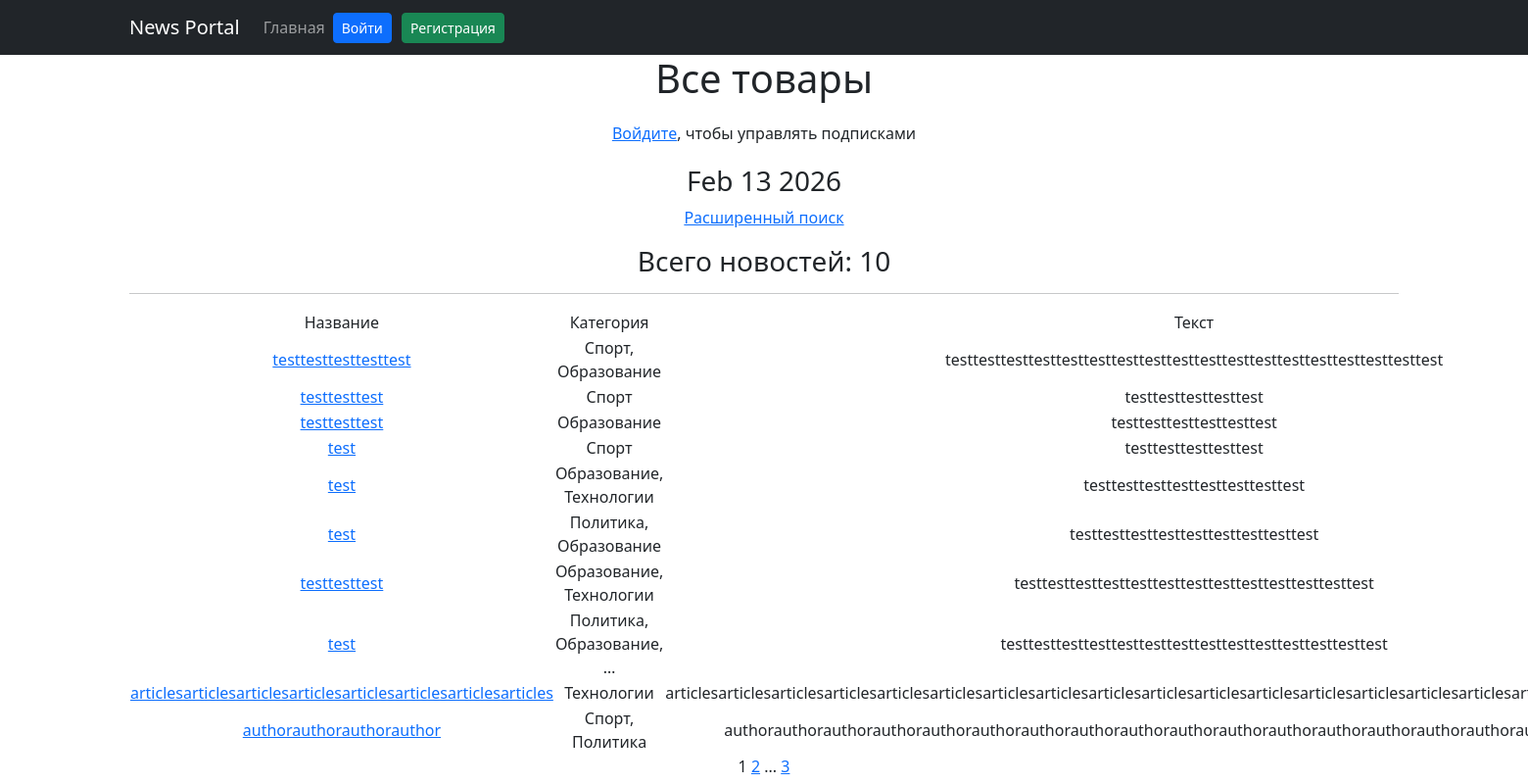
Before: /news/ with the older database file.
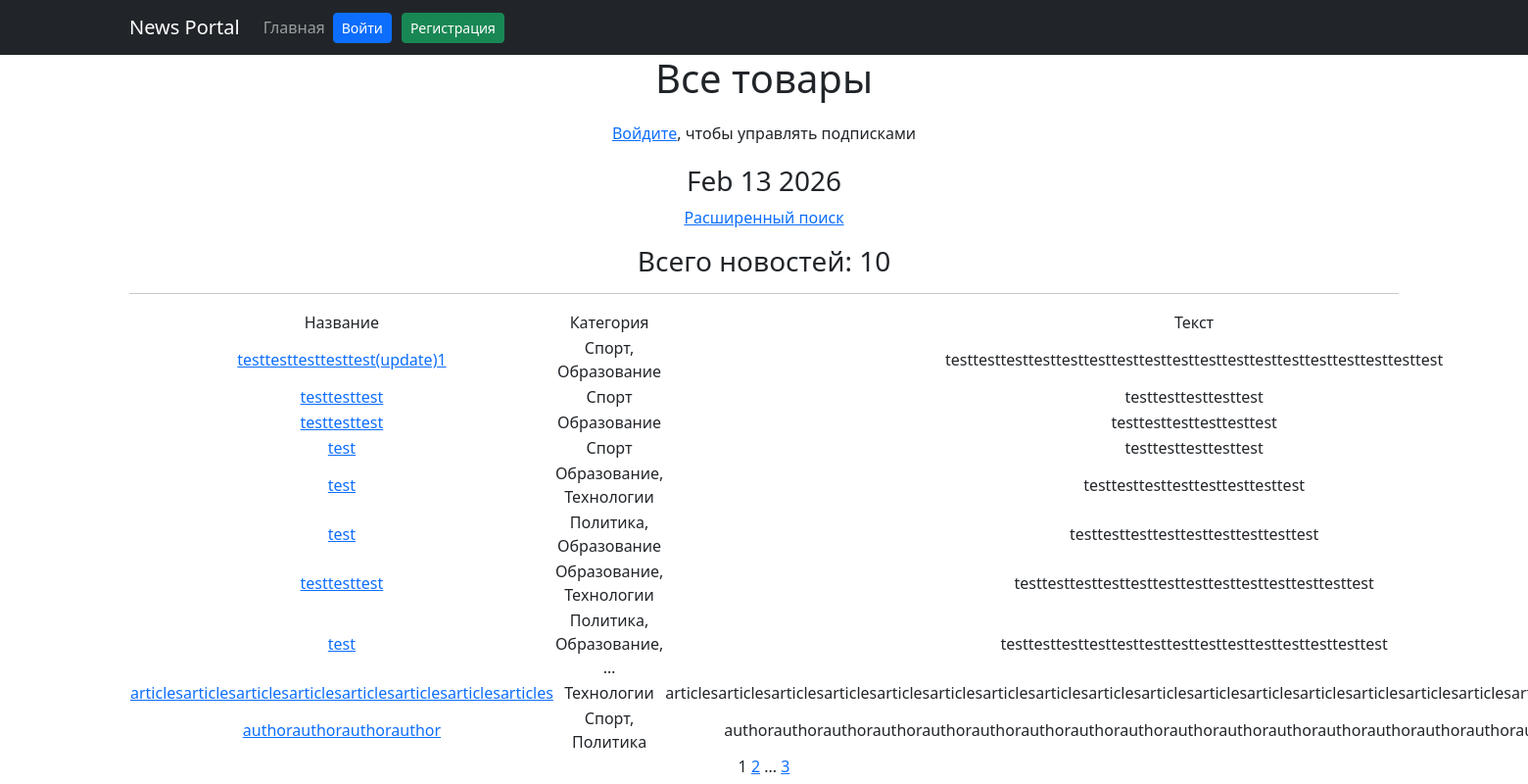
After: the same page with the newer database file.
### news/models.py (models this page shows, shortened)
class Post(models.Model):
    ARTICLE = 'AR'
    NEWS = 'NW'
    POST_TYPES = [
        (ARTICLE, 'Статья'),
        (NEWS, 'Новость'),
    ]
    author = models.ForeignKey(Author, on_delete=models.CASCADE)
    post_type = models.CharField(max_length=2, choices=POST_TYPES, default=ARTICLE)
    created_at = models.DateTimeField(auto_now_add=True)
    categories = models.ManyToManyField(Category, through='PostCategory')
    title = models.CharField(max_length=200)
    content = models.TextField()
    rating = models.IntegerField(default=0)

class Category(models.Model):
    name = models.CharField(max_length=100, unique=True)
    def __str__(self):
        return self.name

### news/views.py (the view)
# urls.py: path('', PostList.as_view(), name='post_list'),
class PostList(ListView):
    model = Post
    ordering = '-created_at'
    template_name = 'posts.html'
    context_object_name = 'posts'
    paginate_by = 10
    def get_context_data(self, **kwargs):
        context = super().get_context_data(**kwargs)
        context['time_now'] = datetime.utcnow()
        context['post_count'] = self.get_queryset().count()
        return context

### news/templatetags/custom_filters.py (called while the page is built)
@register.filter(name='censor')
def censor(value):
    if not isinstance(value, str):
        raise ValueError(f'Фильтр censor можно применять только к строкам, получен: {type(value)}')
    result = value
    for word in CENSORED_WORDS:
        pattern = re.compile(re.escape(word), re.IGNORECASE)
        matches = pattern.finditer(result)
        for match in matches:
            matched_word = match.group()
            censored_word = matched_word[0] + '*' * (len(matched_word) - 1)
            result = result.replace(matched_word, censored_word)
    return result

### news/templatetags/custom_tags.py (called while the page is built)
@register.simple_tag(takes_context=True)
def url_replace(context, **kwargs):
   d = context['request'].GET.copy()
   for k, v in kwargs.items():
       d[k] = v
   return d.urlencode()

### templates/posts.html (shortened to what this page needs)
{% extends 'flatpages/default.html' %}
{% load custom_filters %}
{% load custom_tags %}
{% block content %}
   <h1>Все товары</h1>
   {% if user.is_authenticated %}
   <div style="margin: 20px 0; padding: 15px; background: #f0f0f0; border-radius: 5px;">
       <h3>Управление подписками:</h3>
       <p>
           <a href="subscriptions/">
                Управлять подписками на категории
           </a>
           <form method="post" action="{% url 'subscribe_weekly' %}" style="display: inline;">
                {% csrf_token %}
                <button type="submit" style="padding: 10px 20px; background: #4CAF50; color: white;">
                    Подписаться на еженедельную рассылку
                </button>
            </form>
       </p>
   </div>
   {% else %}
   <p style="margin: 20px 0;">
       <a href="{% url 'account_login' %}">Войдите</a>, чтобы управлять подписками
   </p>
   {% endif %}
   <h3>{{ time_now|date:'M d Y' }}</h3>
   <p>
       <a href="/news/search/">Расширенный поиск</a>
   </p>
   <h3>Всего новостей: {{ posts|length }}</h3>
   <hr>
   {% if posts %}
       <table>
           <tr>
               <td>Название</td>
               <td>Категория</td>
               <td>Текст</td>
           </tr>
           {% for post in posts %}
           <tr>
               <td>
                   <a href="/news/{{ post.id }}">{{ post.title|censor }}</a>
               </td>
               <td>{{ post.categories.all|join:", " |truncatewords:2 }}</td>
               <td>{{ post.content|censor|truncatewords:20  }}</td>
           </tr>
           {% endfor %}
       </table>
   {% else %}
       <h2>Товаров нет!</h2>
   {% endif %}
   {{ page_obj.number }}
   {% if page_obj.has_next %}
       <a href="?{% url_replace page=page_obj.next_page_number %}">{{ page_obj.next_page_number }}</a>
       {% if paginator.num_pages != page_obj.next_page_number %}
           ...
           <a href="?{% url_replace page=page_obj.paginator.num_pages %}">{{ page_obj.paginator.num_pages }}</a>
       {% endif %}
   {% endif %}
{% endblock content %}

Changed rows visible on the page:
changed Post "testtesttesttesttesttesttesttesttesttesttesttesttesttesttesttesttesttest": title|censor "testtesttesttesttest" → "testtesttesttesttest(update)1"
